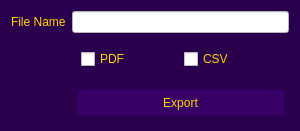
<?xml version="1.0" encoding="UTF-8"?>
<ui version="4.0">
 <class>Form</class>
 <widget class="QWidget" name="Form">
  <property name="geometry">
   <rect>
    <x>0</x>
    <y>0</y>
    <width>300</width>
    <height>131</height>
   </rect>
  </property>
  <property name="minimumSize">
   <size>
    <width>0</width>
    <height>0</height>
   </size>
  </property>
  <property name="maximumSize">
   <size>
    <width>300</width>
    <height>131</height>
   </size>
  </property>
  <property name="palette">
   <palette>
    <active>
     <colorrole role="WindowText">
      <brush brushstyle="SolidPattern">
       <color alpha="255">
        <red>255</red>
        <green>255</green>
        <blue>255</blue>
       </color>
      </brush>
     </colorrole>
     <colorrole role="Button">
      <brush brushstyle="SolidPattern">
       <color alpha="255">
        <red>42</red>
        <green>0</green>
        <blue>78</blue>
       </color>
      </brush>
     </colorrole>
     <colorrole role="Light">
      <brush brushstyle="SolidPattern">
       <color alpha="255">
        <red>63</red>
        <green>0</green>
        <blue>117</blue>
       </color>
      </brush>
     </colorrole>
     <colorrole role="Midlight">
      <brush brushstyle="SolidPattern">
       <color alpha="255">
        <red>52</red>
        <green>0</green>
        <blue>97</blue>
       </color>
      </brush>
     </colorrole>
     <colorrole role="Dark">
      <brush brushstyle="SolidPattern">
       <color alpha="255">
        <red>21</red>
        <green>0</green>
        <blue>39</blue>
       </color>
      </brush>
     </colorrole>
     <colorrole role="Mid">
      <brush brushstyle="SolidPattern">
       <color alpha="255">
        <red>28</red>
        <green>0</green>
        <blue>52</blue>
       </color>
      </brush>
     </colorrole>
     <colorrole role="Text">
      <brush brushstyle="SolidPattern">
       <color alpha="255">
        <red>255</red>
        <green>255</green>
        <blue>255</blue>
       </color>
      </brush>
     </colorrole>
     <colorrole role="BrightText">
      <brush brushstyle="SolidPattern">
       <color alpha="255">
        <red>255</red>
        <green>255</green>
        <blue>255</blue>
       </color>
      </brush>
     </colorrole>
     <colorrole role="ButtonText">
      <brush brushstyle="SolidPattern">
       <color alpha="255">
        <red>255</red>
        <green>255</green>
        <blue>255</blue>
       </color>
      </brush>
     </colorrole>
     <colorrole role="Base">
      <brush brushstyle="SolidPattern">
       <color alpha="255">
        <red>0</red>
        <green>0</green>
        <blue>0</blue>
       </color>
      </brush>
     </colorrole>
     <colorrole role="Window">
      <brush brushstyle="SolidPattern">
       <color alpha="255">
        <red>42</red>
        <green>0</green>
        <blue>78</blue>
       </color>
      </brush>
     </colorrole>
     <colorrole role="Shadow">
      <brush brushstyle="SolidPattern">
       <color alpha="255">
        <red>0</red>
        <green>0</green>
        <blue>0</blue>
       </color>
      </brush>
     </colorrole>
     <colorrole role="AlternateBase">
      <brush brushstyle="SolidPattern">
       <color alpha="255">
        <red>21</red>
        <green>0</green>
        <blue>39</blue>
       </color>
      </brush>
     </colorrole>
     <colorrole role="ToolTipBase">
      <brush brushstyle="SolidPattern">
       <color alpha="255">
        <red>255</red>
        <green>255</green>
        <blue>220</blue>
       </color>
      </brush>
     </colorrole>
     <colorrole role="ToolTipText">
      <brush brushstyle="SolidPattern">
       <color alpha="255">
        <red>0</red>
        <green>0</green>
        <blue>0</blue>
       </color>
      </brush>
     </colorrole>
     <colorrole role="PlaceholderText">
      <brush brushstyle="SolidPattern">
       <color alpha="127">
        <red>255</red>
        <green>255</green>
        <blue>255</blue>
       </color>
      </brush>
     </colorrole>
     <colorrole role="Accent">
      <brush brushstyle="SolidPattern">
       <color alpha="255">
        <red>0</red>
        <green>0</green>
        <blue>0</blue>
       </color>
      </brush>
     </colorrole>
    </active>
    <inactive>
     <colorrole role="WindowText">
      <brush brushstyle="SolidPattern">
       <color alpha="255">
        <red>255</red>
        <green>255</green>
        <blue>255</blue>
       </color>
      </brush>
     </colorrole>
     <colorrole role="Button">
      <brush brushstyle="SolidPattern">
       <color alpha="255">
        <red>42</red>
        <green>0</green>
        <blue>78</blue>
       </color>
      </brush>
     </colorrole>
     <colorrole role="Light">
      <brush brushstyle="SolidPattern">
       <color alpha="255">
        <red>63</red>
        <green>0</green>
        <blue>117</blue>
       </color>
      </brush>
     </colorrole>
     <colorrole role="Midlight">
      <brush brushstyle="SolidPattern">
       <color alpha="255">
        <red>52</red>
        <green>0</green>
        <blue>97</blue>
       </color>
      </brush>
     </colorrole>
     <colorrole role="Dark">
      <brush brushstyle="SolidPattern">
       <color alpha="255">
        <red>21</red>
        <green>0</green>
        <blue>39</blue>
       </color>
      </brush>
     </colorrole>
     <colorrole role="Mid">
      <brush brushstyle="SolidPattern">
       <color alpha="255">
        <red>28</red>
        <green>0</green>
        <blue>52</blue>
       </color>
      </brush>
     </colorrole>
     <colorrole role="Text">
      <brush brushstyle="SolidPattern">
       <color alpha="255">
        <red>255</red>
        <green>255</green>
        <blue>255</blue>
       </color>
      </brush>
     </colorrole>
     <colorrole role="BrightText">
      <brush brushstyle="SolidPattern">
       <color alpha="255">
        <red>255</red>
        <green>255</green>
        <blue>255</blue>
       </color>
      </brush>
     </colorrole>
     <colorrole role="ButtonText">
      <brush brushstyle="SolidPattern">
       <color alpha="255">
        <red>255</red>
        <green>255</green>
        <blue>255</blue>
       </color>
      </brush>
     </colorrole>
     <colorrole role="Base">
      <brush brushstyle="SolidPattern">
       <color alpha="255">
        <red>0</red>
        <green>0</green>
        <blue>0</blue>
       </color>
      </brush>
     </colorrole>
     <colorrole role="Window">
      <brush brushstyle="SolidPattern">
       <color alpha="255">
        <red>42</red>
        <green>0</green>
        <blue>78</blue>
       </color>
      </brush>
     </colorrole>
     <colorrole role="Shadow">
      <brush brushstyle="SolidPattern">
       <color alpha="255">
        <red>0</red>
        <green>0</green>
        <blue>0</blue>
       </color>
      </brush>
     </colorrole>
     <colorrole role="AlternateBase">
      <brush brushstyle="SolidPattern">
       <color alpha="255">
        <red>21</red>
        <green>0</green>
        <blue>39</blue>
       </color>
      </brush>
     </colorrole>
     <colorrole role="ToolTipBase">
      <brush brushstyle="SolidPattern">
       <color alpha="255">
        <red>255</red>
        <green>255</green>
        <blue>220</blue>
       </color>
      </brush>
     </colorrole>
     <colorrole role="ToolTipText">
      <brush brushstyle="SolidPattern">
       <color alpha="255">
        <red>0</red>
        <green>0</green>
        <blue>0</blue>
       </color>
      </brush>
     </colorrole>
     <colorrole role="PlaceholderText">
      <brush brushstyle="SolidPattern">
       <color alpha="127">
        <red>255</red>
        <green>255</green>
        <blue>255</blue>
       </color>
      </brush>
     </colorrole>
     <colorrole role="Accent">
      <brush brushstyle="SolidPattern">
       <color alpha="255">
        <red>0</red>
        <green>0</green>
        <blue>0</blue>
       </color>
      </brush>
     </colorrole>
    </inactive>
    <disabled>
     <colorrole role="WindowText">
      <brush brushstyle="SolidPattern">
       <color alpha="255">
        <red>21</red>
        <green>0</green>
        <blue>39</blue>
       </color>
      </brush>
     </colorrole>
     <colorrole role="Button">
      <brush brushstyle="SolidPattern">
       <color alpha="255">
        <red>42</red>
        <green>0</green>
        <blue>78</blue>
       </color>
      </brush>
     </colorrole>
     <colorrole role="Light">
      <brush brushstyle="SolidPattern">
       <color alpha="255">
        <red>63</red>
        <green>0</green>
        <blue>117</blue>
       </color>
      </brush>
     </colorrole>
     <colorrole role="Midlight">
      <brush brushstyle="SolidPattern">
       <color alpha="255">
        <red>52</red>
        <green>0</green>
        <blue>97</blue>
       </color>
      </brush>
     </colorrole>
     <colorrole role="Dark">
      <brush brushstyle="SolidPattern">
       <color alpha="255">
        <red>21</red>
        <green>0</green>
        <blue>39</blue>
       </color>
      </brush>
     </colorrole>
     <colorrole role="Mid">
      <brush brushstyle="SolidPattern">
       <color alpha="255">
        <red>28</red>
        <green>0</green>
        <blue>52</blue>
       </color>
      </brush>
     </colorrole>
     <colorrole role="Text">
      <brush brushstyle="SolidPattern">
       <color alpha="255">
        <red>21</red>
        <green>0</green>
        <blue>39</blue>
       </color>
      </brush>
     </colorrole>
     <colorrole role="BrightText">
      <brush brushstyle="SolidPattern">
       <color alpha="255">
        <red>255</red>
        <green>255</green>
        <blue>255</blue>
       </color>
      </brush>
     </colorrole>
     <colorrole role="ButtonText">
      <brush brushstyle="SolidPattern">
       <color alpha="255">
        <red>21</red>
        <green>0</green>
        <blue>39</blue>
       </color>
      </brush>
     </colorrole>
     <colorrole role="Base">
      <brush brushstyle="SolidPattern">
       <color alpha="255">
        <red>42</red>
        <green>0</green>
        <blue>78</blue>
       </color>
      </brush>
     </colorrole>
     <colorrole role="Window">
      <brush brushstyle="SolidPattern">
       <color alpha="255">
        <red>42</red>
        <green>0</green>
        <blue>78</blue>
       </color>
      </brush>
     </colorrole>
     <colorrole role="Shadow">
      <brush brushstyle="SolidPattern">
       <color alpha="255">
        <red>0</red>
        <green>0</green>
        <blue>0</blue>
       </color>
      </brush>
     </colorrole>
     <colorrole role="AlternateBase">
      <brush brushstyle="SolidPattern">
       <color alpha="255">
        <red>42</red>
        <green>0</green>
        <blue>78</blue>
       </color>
      </brush>
     </colorrole>
     <colorrole role="ToolTipBase">
      <brush brushstyle="SolidPattern">
       <color alpha="255">
        <red>255</red>
        <green>255</green>
        <blue>220</blue>
       </color>
      </brush>
     </colorrole>
     <colorrole role="ToolTipText">
      <brush brushstyle="SolidPattern">
       <color alpha="255">
        <red>0</red>
        <green>0</green>
        <blue>0</blue>
       </color>
      </brush>
     </colorrole>
     <colorrole role="PlaceholderText">
      <brush brushstyle="SolidPattern">
       <color alpha="127">
        <red>21</red>
        <green>0</green>
        <blue>39</blue>
       </color>
      </brush>
     </colorrole>
     <colorrole role="Accent">
      <brush brushstyle="SolidPattern">
       <color alpha="255">
        <red>30</red>
        <green>0</green>
        <blue>55</blue>
       </color>
      </brush>
     </colorrole>
    </disabled>
   </palette>
  </property>
  <property name="windowTitle">
   <string>Form</string>
  </property>
  <layout class="QGridLayout" name="gridLayout">
   <item row="0" column="0">
    <widget class="QLabel" name="label">
     <property name="styleSheet">
      <string notr="true">color: #ffd500</string>
     </property>
     <property name="text">
      <string>File Name</string>
     </property>
    </widget>
   </item>
   <item row="0" column="1">
    <widget class="QLineEdit" name="lineEdit">
     <property name="styleSheet">
      <string notr="true">background-color: rgb(255, 255, 255);
color: rgb(0, 0, 0);</string>
     </property>
    </widget>
   </item>
   <item row="1" column="0">
    <widget class="QLabel" name="label_2">
     <property name="text">
      <string/>
     </property>
    </widget>
   </item>
   <item row="1" column="1">
    <widget class="QFrame" name="frame">
     <property name="frameShape">
      <enum>QFrame::Shape::NoFrame</enum>
     </property>
     <property name="frameShadow">
      <enum>QFrame::Shadow::Plain</enum>
     </property>
     <layout class="QHBoxLayout" name="horizontalLayout">
      <item>
       <widget class="QCheckBox" name="checkBox">
        <property name="styleSheet">
         <string notr="true">color: #ffd500</string>
        </property>
        <property name="text">
         <string>PDF</string>
        </property>
        <property name="autoRepeat">
         <bool>true</bool>
        </property>
       </widget>
      </item>
      <item>
       <widget class="QCheckBox" name="checkBox_2">
        <property name="styleSheet">
         <string notr="true">color: #ffd500</string>
        </property>
        <property name="text">
         <string>CSV</string>
        </property>
        <property name="autoRepeat">
         <bool>true</bool>
        </property>
       </widget>
      </item>
     </layout>
    </widget>
   </item>
   <item row="2" column="0">
    <widget class="QLabel" name="label_3">
     <property name="text">
      <string/>
     </property>
    </widget>
   </item>
   <item row="2" column="1">
    <widget class="QPushButton" name="pushButton">
     <property name="minimumSize">
      <size>
       <width>0</width>
       <height>35</height>
      </size>
     </property>
     <property name="styleSheet">
      <string notr="true">QPushButton {
    background-color: #370066; 
	color: #FFD500;
    border: 5px solid #2A004E;                 
    text-align: center;            
    /*padding-left: 10px; */           
    font-size: 9pt;             
    border-radius: 5px;           
}


QPushButton:hover {
	border: 2px solid #FFD500;
    background-color: #1B0033;    
    color: #FFD500; 
	font-weight: bold;              
}

QPushButton:pressed {
    background-color: #520099;
	border-radius: 10px;     
}
/*
QPushButton:checked{
	color: white;
} */</string>
     </property>
     <property name="text">
      <string>Export</string>
     </property>
     <property name="icon">
      <iconset>
       <normaloff>../../../Downloads/file_export_icon.svg</normaloff>../../../Downloads/file_export_icon.svg</iconset>
     </property>
    </widget>
   </item>
  </layout>
 </widget>
 <resources/>
 <connections/>
</ui>
